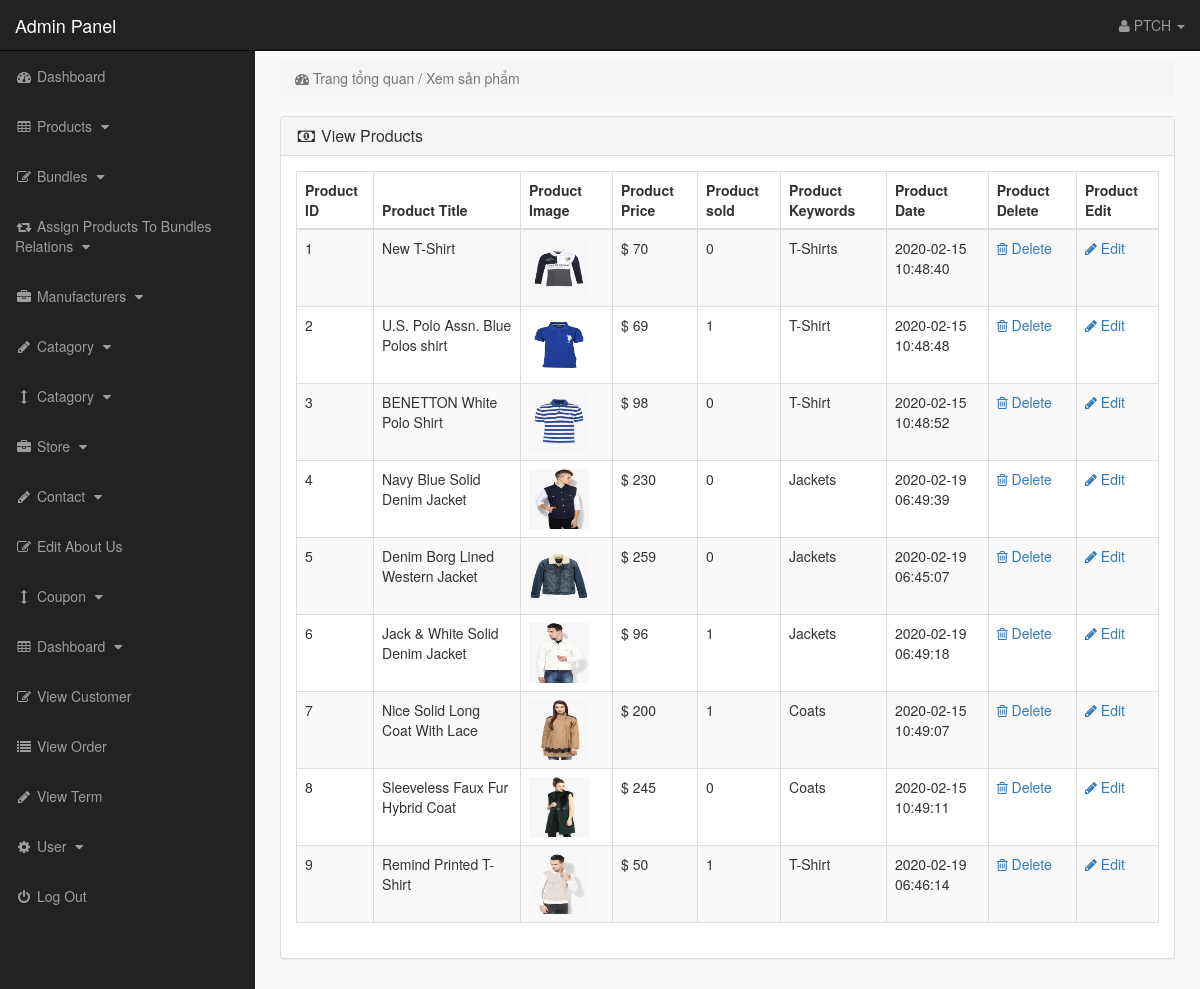
/admin_area/index.php?view_products (signed in), run on the app's committed database.
### tables this page shows
CREATE TABLE `products` (
  `product_id` int(10) NOT NULL,
  `p_cat_id` int(10) NOT NULL,
  `cat_id` int(10) NOT NULL,
  `manufacturer_id` int(10) NOT NULL,
  `date` timestamp NOT NULL DEFAULT CURRENT_TIMESTAMP ON UPDATE CURRENT_TIMESTAMP,
  `product_title` text NOT NULL,
  `product_url` text NOT NULL,
  `product_img1` text NOT NULL,
  `product_img2` text NOT NULL,
  `product_img3` text NOT NULL,
  `product_price` int(10) NOT NULL,
  `product_psp_price` int(100) NOT NULL,
  `product_desc` text NOT NULL,
  `product_features` text NOT NULL,
  `product_video` text NOT NULL,
  `product_keywords` text NOT NULL,
  `product_label` text NOT NULL,
  `status` varchar(255) NOT NULL
);

### admin_area/view_products.php (the view)
<?php
if (!isset($_SESSION['admin_email'])) {
    echo "<script>window.open('login.php','_self')</script>";
} else {
?>
<div class="row">
    <div class="col-lg-12">
        <ol class="breadcrumb">
            <li class="active">
                <i class="fa fa-dashboard"></i> Trang tổng quan / Xem sản phẩm
            </li>
        </ol>
    </div>
</div>
<div class="row">
    <div class="col-lg-12">
        <div class="panel panel-default">
            <div class="panel-heading">
                <h3 class="panel-title">
                    <i class="fa fa-money fa-fw"></i> View Products
                </h3>
            </div>
            <div class="panel-body">
                <div class="table-responsive">
                    <table class="table table-bordered table-hover table-striped">
                        <thead>
                            <tr>
                                <th>Product ID</th>
                                <th>Product Title</th>
                                <th>Product Image</th>
                                <th>Product Price</th>
                                <th>Product sold</th>
                                <th>Product Keywords</th>
                                <th>Product Date</th>
                                <th>Product Delete</th>
                                <th>Product Edit</th>
                            </tr>
                        </thead>
                        <tbody>
                            <?php
                                $i = 0;
                                $get_pro = "select * from products where status='product'";
                                $run_pro = mysqli_query($con, $get_pro);
                                while ($row_pro = mysqli_fetch_array($run_pro)) {
                                    $pro_id = $row_pro['product_id'];
                                    $pro_title = $row_pro['product_title'];
                                    $pro_image = $row_pro['product_img1'];
                                    $pro_price = $row_pro['product_price'];
                                    $pro_keywords = $row_pro['product_keywords'];
                                    $pro_date = $row_pro['date'];
                                    $i++;
                                ?>
                            <tr>
                                <td><?php echo $i; ?></td>
                                <td><?php echo $pro_title; ?></td>
                                <td><img src="product_images/<?php echo $pro_image; ?>" width="60" height="60"></td>
                                <td>$ <?php echo $pro_price; ?></td>
                                <td>
                                    <?php
                                            $get_sold = "select * from pending_orders where product_id='$pro_id'";
                                            $run_sold = mysqli_query($con, $get_sold);
                                            $count = mysqli_num_rows($run_sold);
                                            echo $count;
                                            ?>
                                </td>
                                <td> <?php echo $pro_keywords; ?> </td>
                                <td><?php echo $pro_date; ?></td>
                                <td>
                                    <a href="index.php?delete_product=<?php echo $pro_id; ?>">
                                        <i class="fa fa-trash-o"> </i> Delete
                                    </a>
                                </td>
                                <td>
                                    <a href="index.php?edit_product=<?php echo $pro_id; ?>">
                                        <i class="fa fa-pencil"> </i> Edit
                                    </a>
                                </td>
                            </tr>
                            <?php } ?>
                        </tbody>
                    </table>
                </div>
            </div>
        </div>
    </div>
</div>
<?php } ?>

### admin_area/includes/sidebar.php (shortened to what this page needs)
<?php
if (!isset($_SESSION['admin_email'])) {
    echo "<script>window.open('login.php','_self')</script>";
} else {
?>
<nav class="navbar navbar-inverse navbar-fixed-top">
    <div class="navbar-header">
        <a class="navbar-brand" href="index.php?dashboard">Admin Panel</a>
    </div>
    <ul class="nav navbar-right top-nav">
        <li class="dropdown">
            <a href="#" class="dropdown-toggle" data-toggle="dropdown">
                <i class="fa fa-user"></i>
                <?php echo $admin_name; ?> <b class="caret"></b>
            </a>
        </li>
    </ul>
    <div class="collapse navbar-collapse navbar-ex1-collapse">
        <ul class="nav navbar-nav side-nav">
            <li>
                <a href="index.php?dashboard">
                    <i class="fa fa-fw fa-dashboard"></i> Dashboard
                </a>
            </li>
            <li>
                <a href="#" data-toggle="collapse" data-target="#products">
                    <i class="fa fa-fw fa-table"></i> Products
                    <i class="fa fa-fw fa-caret-down"></i>
                </a>
            </li>
            <li>
                <a href="#" data-toggle="collapse" data-target="#bundles">
                    <i class="fa fa-fw fa-edit"></i> Bundles
                    <i class="fa fa-fw fa-caret-down"></i>
                </a>
            </li>
            <li>
                <a href="#" data-toggle="collapse" data-target="#relations">
                    <i class="fa fa-fw fa-retweet"></i> Assign Products To Bundles Relations
                    <i class="fa fa-fw fa-caret-down"></i>
                </a>
            </li>
            <li>
                <a href="#" data-toggle="collapse" data-target="#manufacturers">
                    <i class="fa fa-fw fa-briefcase"></i> Manufacturers
                    <i class="fa fa-fw fa-caret-down"></i>
                </a>
            </li>
            <li>
                <a href="#" data-toggle="collapse" data-target="#p_cat">
                    <i class="fa fa-fw fa-pencil"></i> Catagory
                    <i class="fa fa-fw fa-caret-down"></i>
                </a>
            </li>
            <li>
                <a href="#" data-toggle="collapse" data-target="#cat">
                    <i class="fa fa-fw fa-arrows-v"></i> Catagory
                    <i class="fa fa-fw fa-caret-down"></i>
                </a>
            </li>
            <li>
                <a href="#" data-toggle="collapse" data-target="#store">
                    <i class="fa fa-fw fa-briefcase"></i> Store
                    <i class="fa fa-fw fa-caret-down"></i>
                </a>
            </li>
            <li>
                <a href="#" data-toggle="collapse" data-target="#contact_us">
                    <i class="fa fa-fw fa-pencil"> </i> Contact
                    <i class="fa fa-fw fa-caret-down"></i>
                </a>
            </li>
            <li>
                <a href="index.php?edit_about_us">
                    <i class="fa fa-fw fa-edit"></i> Edit About Us
                </a>
            </li>
            <li>
                <a href="#" data-toggle="collapse" data-target="#coupons">
                    <i class="fa fa-fw fa-arrows-v"></i> Coupon
                    <i class="fa fa-fw fa-caret-down"></i>
                </a>
            </li>
            <li>
                <a href="#" data-toggle="collapse" data-target="#terms">
                    <i class="fa fa-fw fa-table"></i> Dashboard
                    <i class="fa fa-fw fa-caret-down"></i>
                </a>
            </li>
            <li>
                <a href="index.php?view_customers">
                    <i class="fa fa-fw fa-edit"></i> View Customer
                </a>
            </li>
            <li>
                <a href="index.php?view_orders">
                    <i class="fa fa-fw fa-list"></i> View Order
                </a>
            </li>
            <li>
                <a href="index.php?view_payments">
                    <i class="fa fa-fw fa-pencil"></i> View Term
                </a>
            </li>
            <li>
                <a href="#" data-toggle="collapse" data-target="#users">
                    <i class="fa fa-fw fa-gear"></i> User
                    <i class="fa fa-fw fa-caret-down"></i>
                </a>
            </li>
            <li>
                <a href="logout.php">
                    <i class="fa fa-fw fa-power-off"></i> Log Out
                </a>
            </li>
        </ul>
    </div>
</nav>
<?php }

### admin_area/css/style.css (style rules this page uses)
body { margin-top:100px; }
@media (min-width: 768px) { body { margin-top:50px; } }
.top-nav { padding:0 15px; }
.top-nav>li { display:inline-block; float:left; }
.top-nav>li>a { padding-top:15px; padding-bottom:15px; line-height:20px; color:#999; }
@media (min-width: 768px) { .side-nav { position:fixed; top:51px; width:255px; border-radius:0; overflow-y:auto; background-color: #222; bottom:0; overflow-x:hidden; padding-bottom:40px; } }
@media (min-width: 768px) { .side-nav>li>a { width:255px; } }
.panel-body { border-radius:5px; }

### data on the page
products: product_title "New T-Shirt", product_img1 (picture), product_price "70", count "0", product_keywords "T-Shirts", date "2020-02-15 10:48:40"
products: product_title "U.S. Polo Assn. Blue Polos shirt", product_img1 (picture), product_price "69", count "1", product_keywords "T-Shirt", date "2020-02-15 10:48:48"
products: product_title "BENETTON White Polo Shirt", product_img1 (picture), product_price "98", count "0", product_keywords "T-Shirt", date "2020-02-15 10:48:52"
products: product_title "Navy Blue Solid Denim Jacket", product_img1 (picture), product_price "230", count "0", product_keywords "Jackets", date "2020-02-19 06:49:39"
products: product_title "Denim Borg Lined Western Jacket", product_img1 (picture), product_price "259", count "0", product_keywords "Jackets", date "2020-02-19 06:45:07"
products: product_title "Jack & White Solid Denim Jacket", product_img1 (picture), product_price "96", count "1", product_keywords "Jackets", date "2020-02-19 06:49:18"
products: product_title "Nice Solid Long Coat With Lace", product_img1 (picture), product_price "200", count "1", product_keywords "Coats", date "2020-02-15 10:49:07"
products: product_title "Sleeveless Faux Fur Hybrid Coat", product_img1 (picture), product_price "245", count "0", product_keywords "Coats", date "2020-02-15 10:49:11"
products: product_title "Remind Printed T-Shirt", product_img1 (picture), product_price "50", count "1", product_keywords "T-Shirt", date "2020-02-19 06:46:14"

### other printed values
$admin_name "PTCH"
